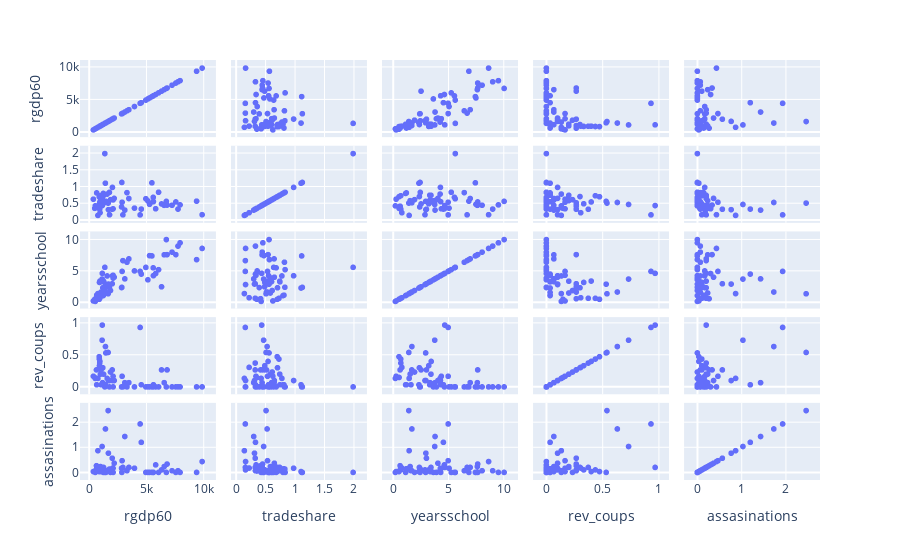

Notebook cell for this chart:
### Code cell
fig = px.scatter_matrix(X)
fig.show()
